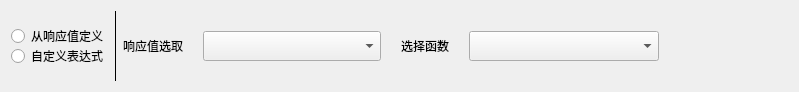
<?xml version="1.0" encoding="UTF-8"?>
<ui version="4.0">
 <class>Form</class>
 <widget class="QWidget" name="Form">
  <property name="geometry">
   <rect>
    <x>0</x>
    <y>0</y>
    <width>799</width>
    <height>91</height>
   </rect>
  </property>
  <property name="windowTitle">
   <string>Form</string>
  </property>
  <layout class="QHBoxLayout" name="horizontalLayout_7" stretch="0,0,1">
   <item>
    <layout class="QVBoxLayout" name="verticalLayout">
     <property name="spacing">
      <number>0</number>
     </property>
     <item>
      <spacer name="verticalSpacer_4">
       <property name="orientation">
        <enum>Qt::Vertical</enum>
       </property>
       <property name="sizeHint" stdset="0">
        <size>
         <width>10</width>
         <height>40</height>
        </size>
       </property>
      </spacer>
     </item>
     <item>
      <widget class="QRadioButton" name="rB_defineByResponseValue">
       <property name="minimumSize">
        <size>
         <width>0</width>
         <height>20</height>
        </size>
       </property>
       <property name="maximumSize">
        <size>
         <width>16777215</width>
         <height>30</height>
        </size>
       </property>
       <property name="text">
        <string>从响应值定义</string>
       </property>
      </widget>
     </item>
     <item>
      <widget class="QRadioButton" name="rB_defineByUsr">
       <property name="minimumSize">
        <size>
         <width>0</width>
         <height>20</height>
        </size>
       </property>
       <property name="maximumSize">
        <size>
         <width>16777215</width>
         <height>30</height>
        </size>
       </property>
       <property name="text">
        <string>自定义表达式</string>
       </property>
      </widget>
     </item>
     <item>
      <spacer name="verticalSpacer_3">
       <property name="orientation">
        <enum>Qt::Vertical</enum>
       </property>
       <property name="sizeHint" stdset="0">
        <size>
         <width>10</width>
         <height>40</height>
        </size>
       </property>
      </spacer>
     </item>
    </layout>
   </item>
   <item>
    <widget class="Line" name="line">
     <property name="frameShadow">
      <enum>QFrame::Plain</enum>
     </property>
     <property name="lineWidth">
      <number>1</number>
     </property>
     <property name="orientation">
      <enum>Qt::Vertical</enum>
     </property>
    </widget>
   </item>
   <item>
    <widget class="QStackedWidget" name="stackedWidget">
     <property name="currentIndex">
      <number>0</number>
     </property>
     <widget class="QWidget" name="DefineByResponseValue">
      <layout class="QHBoxLayout" name="horizontalLayout_3" stretch="2,2,1">
       <property name="spacing">
        <number>20</number>
       </property>
       <property name="leftMargin">
        <number>0</number>
       </property>
       <property name="topMargin">
        <number>0</number>
       </property>
       <property name="rightMargin">
        <number>0</number>
       </property>
       <property name="bottomMargin">
        <number>0</number>
       </property>
       <item>
        <layout class="QVBoxLayout" name="verticalLayout_5">
         <item>
          <layout class="QHBoxLayout" name="horizontalLayout" stretch="0,1">
           <item>
            <widget class="QLabel" name="label">
             <property name="minimumSize">
              <size>
               <width>0</width>
               <height>30</height>
              </size>
             </property>
             <property name="text">
              <string>响应值选取</string>
             </property>
            </widget>
           </item>
           <item>
            <widget class="QComboBox" name="cbb_responseValue">
             <property name="minimumSize">
              <size>
               <width>0</width>
               <height>30</height>
              </size>
             </property>
             <property name="maximumSize">
              <size>
               <width>16777215</width>
               <height>30</height>
              </size>
             </property>
            </widget>
           </item>
          </layout>
         </item>
        </layout>
       </item>
       <item>
        <layout class="QVBoxLayout" name="verticalLayout_4">
         <item>
          <layout class="QHBoxLayout" name="horizontalLayout_2" stretch="0,1">
           <item>
            <widget class="QLabel" name="label_2">
             <property name="minimumSize">
              <size>
               <width>0</width>
               <height>30</height>
              </size>
             </property>
             <property name="text">
              <string>选择函数</string>
             </property>
            </widget>
           </item>
           <item>
            <widget class="QComboBox" name="cbb_func">
             <property name="minimumSize">
              <size>
               <width>0</width>
               <height>30</height>
              </size>
             </property>
             <property name="maximumSize">
              <size>
               <width>16777215</width>
               <height>30</height>
              </size>
             </property>
            </widget>
           </item>
          </layout>
         </item>
        </layout>
       </item>
       <item>
        <spacer name="horizontalSpacer">
         <property name="orientation">
          <enum>Qt::Horizontal</enum>
         </property>
         <property name="sizeHint" stdset="0">
          <size>
           <width>100</width>
           <height>20</height>
          </size>
         </property>
        </spacer>
       </item>
      </layout>
     </widget>
     <widget class="QWidget" name="DefineByUsr">
      <layout class="QHBoxLayout" name="horizontalLayout_6" stretch="4,1">
       <property name="spacing">
        <number>10</number>
       </property>
       <property name="leftMargin">
        <number>0</number>
       </property>
       <property name="topMargin">
        <number>0</number>
       </property>
       <property name="rightMargin">
        <number>0</number>
       </property>
       <property name="bottomMargin">
        <number>0</number>
       </property>
       <item>
        <layout class="QHBoxLayout" name="horizontalLayout_5">
         <item>
          <layout class="QVBoxLayout" name="verticalLayout_2">
           <item>
            <widget class="QLabel" name="label_3">
             <property name="text">
              <string>表达式</string>
             </property>
            </widget>
           </item>
           <item>
            <spacer name="verticalSpacer">
             <property name="orientation">
              <enum>Qt::Vertical</enum>
             </property>
             <property name="sizeHint" stdset="0">
              <size>
               <width>20</width>
               <height>28</height>
              </size>
             </property>
            </spacer>
           </item>
          </layout>
         </item>
         <item>
          <widget class="QTextEdit" name="textEdit_expression"/>
         </item>
        </layout>
       </item>
       <item>
        <layout class="QVBoxLayout" name="verticalLayout_3">
         <item>
          <layout class="QHBoxLayout" name="horizontalLayout_4" stretch="0,1">
           <item>
            <widget class="QLabel" name="label_4">
             <property name="minimumSize">
              <size>
               <width>0</width>
               <height>30</height>
              </size>
             </property>
             <property name="maximumSize">
              <size>
               <width>16777215</width>
               <height>30</height>
              </size>
             </property>
             <property name="text">
              <string>选择函数</string>
             </property>
            </widget>
           </item>
           <item>
            <widget class="QComboBox" name="cbb_func_2">
             <property name="minimumSize">
              <size>
               <width>0</width>
               <height>30</height>
              </size>
             </property>
             <property name="maximumSize">
              <size>
               <width>16777215</width>
               <height>30</height>
              </size>
             </property>
            </widget>
           </item>
          </layout>
         </item>
         <item>
          <spacer name="verticalSpacer_2">
           <property name="orientation">
            <enum>Qt::Vertical</enum>
           </property>
           <property name="sizeHint" stdset="0">
            <size>
             <width>108</width>
             <height>40</height>
            </size>
           </property>
          </spacer>
         </item>
        </layout>
       </item>
      </layout>
     </widget>
    </widget>
   </item>
  </layout>
 </widget>
 <resources/>
 <connections/>
</ui>
